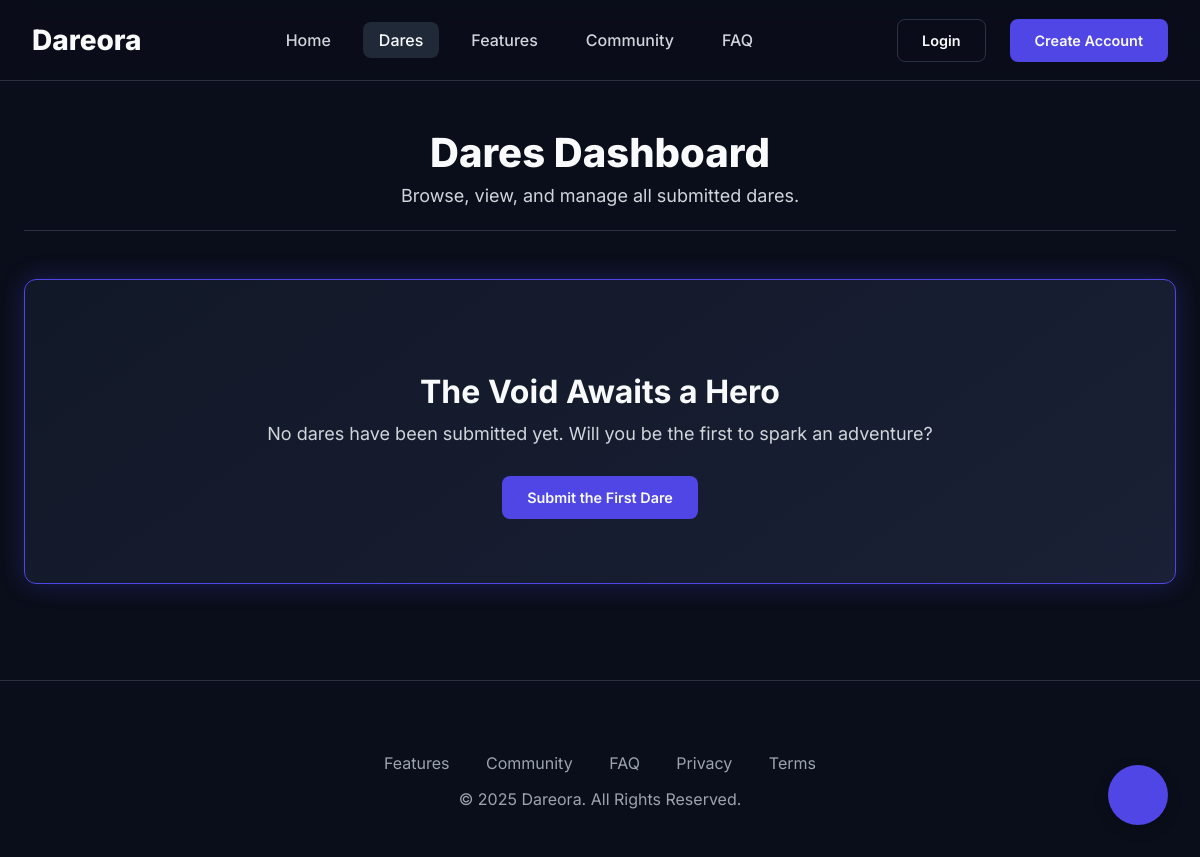
The page /dares/ on the database as committed earlier.
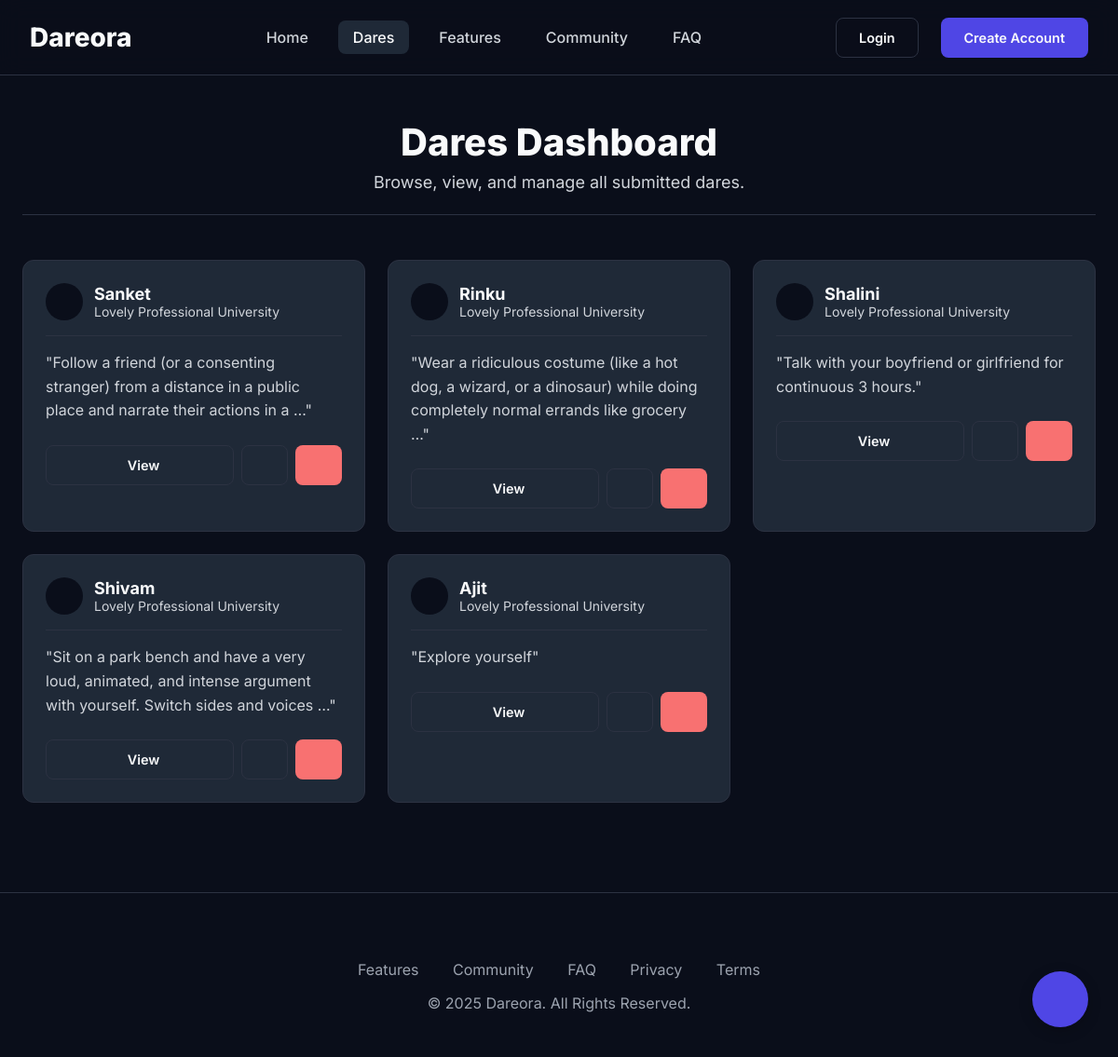
The same page on the database as committed later.
### dares/models.py (models this page shows, shortened)
class Dare(models.Model):
    STATUS_CHOICES = [
        ('pending', 'Pending Review'),
        ('approved', 'Approved'),
        ('rejected', 'Rejected'),
        ('featured', 'Featured'),
    ]
    phone_regex = RegexValidator(
        regex=r'^\+?1?\d{9,15}$',
        message="Phone number must be entered in the format: '+999999999'. Up to 15 digits allowed."
    )
    id = models.UUIDField(primary_key=True, default=uuid.uuid4, editable=False)
    title = models.CharField(max_length=200, help_text="Give your dare a catchy title")
    slug = models.SlugField(unique=True, blank=True)
    name = models.CharField(max_length=100, help_text="Your full name")
    email = models.EmailField(help_text="Your email address")
    phone_number = models.CharField(
        validators=[phone_regex],
        max_length=17,
        help_text="Your phone number for verification"
    )
    college = models.CharField(max_length=200, help_text="Your college/university name")
    dare_text = models.TextField(help_text="Describe the dare in detail")
    category = models.ForeignKey(
        Category,
        on_delete=models.CASCADE,
        related_name='dares',
        help_text="Select the appropriate category"
    )
    difficulty = models.ForeignKey(
        DifficultyLevel,
        on_delete=models.CASCADE,
        related_name='dares',
        help_text="How difficult is this dare?"
    )
    estimated_time = models.PositiveIntegerField(
        help_text="Estimated time to complete (in minutes)",
        null=True,
        blank=True
    )
    required_items = models.TextField(
        blank=True,
        help_text="List any items/materials needed (optional)"
    )
    safety_notes = models.TextField(
        blank=True,
        help_text="Any safety precautions or warnings (optional)"
    )
    status = models.CharField(max_length=20, choices=STATUS_CHOICES, default='pending')
    is_approved = models.BooleanField(default=False)
    is_featured = models.BooleanField(default=False)
    rejection_reason = models.TextField(blank=True)
    views_count = models.PositiveIntegerField(default=0)
    likes_count = models.PositiveIntegerField(default=0)
    completions_count = models.PositiveIntegerField(default=0)
    created_at = models.DateTimeField(auto_now_add=True)
    updated_at = models.DateTimeField(auto_now=True)
    approved_at = models.DateTimeField(null=True, blank=True)
    class Meta:
        ordering = ['-created_at']
        indexes = [
            models.Index(fields=['status', 'is_approved']),
            models.Index(fields=['category', 'difficulty']),
            models.Index(fields=['-created_at']),
        ]

### dares/views.py (the view)
# urls.py: path('dares/', DareListView.as_view(), name='dare_list'),
class DareListView(ListView):
    model = Dare
    template_name = 'dare_list.html'
    context_object_name = 'dares'
    paginate_by = 12
    def get_queryset(self):
        queryset = Dare.objects.filter(is_approved=True).select_related(
            'category', 'difficulty'
        )
        self.search_form = DareSearchForm(self.request.GET)
        if self.search_form.is_valid():
            search_query = self.search_form.cleaned_data.get('search')
            if search_query:
                queryset = queryset.filter(
                    Q(title__icontains=search_query) |
                    Q(dare_text__icontains=search_query)
                )
            category = self.search_form.cleaned_data.get('category')
            if category:
                queryset = queryset.filter(category=category)
            difficulty = self.search_form.cleaned_data.get('difficulty')
            if difficulty:
                queryset = queryset.filter(difficulty=difficulty)
            featured_only = self.search_form.cleaned_data.get('featured_only')
            if featured_only:
                queryset = queryset.filter(is_featured=True)
            sort_by = self.search_form.cleaned_data.get('sort_by')
            if sort_by == 'oldest':
                queryset = queryset.order_by('created_at')
            elif sort_by == 'most_viewed':
                queryset = queryset.order_by('-views_count', '-created_at')
            elif sort_by == 'most_liked':
                queryset = queryset.order_by('-likes_count', '-created_at')
            elif sort_by == 'title':
                queryset = queryset.order_by('title')
            else:
                queryset = queryset.order_by('-created_at')
        return queryset
    def get_context_data(self, **kwargs):
        context = super().get_context_data(**kwargs)
        if not hasattr(self, 'search_form'):
            self.search_form = DareSearchForm()
        context['search_form'] = self.search_form
        context['categories'] = Category.objects.filter(is_active=True).annotate(
            dare_count=Count('dares', filter=Q(dares__is_approved=True))
        )
        context['difficulties'] = DifficultyLevel.objects.annotate(
            dare_count=Count('dares', filter=Q(dares__is_approved=True))
        )
        return context

### templates/dare_list.html (shortened to what this page needs)
{% extends 'base.html' %}
{% block content %}
<div class="page-header">
    <h2>Dares Dashboard</h2>
    <p>Browse, view, and manage all submitted dares.</p>
</div>
<div class="dare-grid">
    {% for dare in dares %}
    <div class="dare-card">
        <div class="dare-card-header">
            <div class="icon"></div>
            <div class="info">
                <h3>{{ dare.name }}</h3>
                <p>{{ dare.college }}</p>
            </div>
        </div>
        <div class="dare-card-body">
            <p>"{{ dare.dare_text|truncatewords:20 }}"</p>
        </div>
        <div class="dare-card-actions">
            <a href="{% url 'dares:dare_detail' dare.slug %}" class="btn btn-secondary" style="flex-grow: 1;"> View</a>
            <a href="{% url 'dares:dare_edit' dare.slug %}" class="btn btn-secondary"></a>
            <a href="{% url 'dares:dare_delete' dare.slug %}" class="btn btn-danger"></a>
        </div>
    </div>
    {% empty %}
    <div class="empty-state">
        <h3>The Void Awaits a Hero</h3>
        <p>No dares have been submitted yet. Will you be the first to spark an adventure?</p>
        <a href="{% url 'dares:dare_create' %}" class="btn btn-primary">Submit the First Dare</a>
    </div>
    {% endfor %}
</div>
{% endblock %}

### templates/base.html (shortened to what this page needs)
<!DOCTYPE html>
<html lang="en">
<head>
</head>
<body>
    <nav class="navbar">
        <div class="navbar-container">
            <a href="{% url 'dares:home' %}" class="navbar-brand">Dareora</a>
            <ul class="navbar-nav">
                <li><a href="{% url 'dares:home' %}"
                        class="{% if request.resolver_match.url_name == 'home' %}active{% endif %}">Home</a></li>
                <li><a href="{% url 'dares:dare_list' %}"
                        class="{% if request.resolver_match.url_name == 'dare_list' %}active{% endif %}">Dares</a></li>
                <li><a href="{% url 'dares:about' %}"
                        class="{% if request.resolver_match.url_name == 'about' %}active{% endif %}">Features</a></li>
                <li><a href="{% url 'dares:community' %}"
                        class="{% if request.resolver_match.url_name == 'community' %}active{% endif %}">Community</a>
                </li>
                <li><a href="{% url 'dares:faq' %}"
                        class="{% if request.resolver_match.url_name == 'faq' %}active{% endif %}">FAQ</a></li>
            </ul>
            <div class="navbar-actions">
                {% if user.is_authenticated %}
                <div class="profile-dropdown">
                    <button class="user-profile-icon">{{ user.username|first|upper }}</button>
                    <div class="dropdown-menu">
                        <div class="dropdown-header">
                            Signed in as<br><strong>{{ user.username }}</strong>
                        </div>
                        <a href="#">Your Profile</a>
                        <a href="#">Account Settings</a>
                        <div class="dropdown-divider"></div>
                        <form action="{% url 'logout' %}" method="post">
                            {% csrf_token %}
                            <button type="submit" class="dropdown-item">Logout</button>
                        </form>
                    </div>
                </div>
                {% else %}
                <a href="{% url 'login' %}" class="btn btn-outline">Login</a>
                <a href="{% url 'signup' %}" class="btn btn-primary">Create Account</a>
                {% endif %}
            </div>
        </div>
    </nav>
    {% block main %}
    <main class="container">
        {% block content %}
        {% endblock %}
    </main>
    {% endblock main %}
    <footer class="footer">
        <div class="footer-container">
            <div style="margin-bottom: 1rem;">
                <a href="{% url 'dares:about' %}"
                    style="margin: 0 1rem; color: var(--color-text-muted); text-decoration: none;">Features</a>
                <a href="{% url 'dares:community' %}"
                    style="margin: 0 1rem; color: var(--color-text-muted); text-decoration: none;">Community</a>
                <a href="{% url 'dares:faq' %}"
                    style="margin: 0 1rem; color: var(--color-text-muted); text-decoration: none;">FAQ</a>
                <a href="{% url 'dares:privacy' %}"
                    style="margin: 0 1rem; color: var(--color-text-muted); text-decoration: none;">Privacy</a>
                <a href="{% url 'dares:terms' %}"
                    style="margin: 0 1rem; color: var(--color-text-muted); text-decoration: none;">Terms</a>
            </div>
            <p>&copy; {% now "Y" %} Dareora. All Rights Reserved.</p>
        </div>
    </footer>
    <div id="chatbot-container">
        <div id="chatbot-button">
        </div>
    </div>
</body>
</html>

### templates/base.html (style rules this page uses)
:root { --color-background: #0A0E1A; --color-surface: #111827; --color-surface-light: #1F2937; --color-border: #2c3242; --color-text-primary: #F9FAFB; --color-text-secondary: #D1D5DB; --color-text-muted: #9CA3AF; --color-brand: #4F46E5; --color-brand-light: rgba(79, 70, 229, 0.1); --color-accent: #3B82F6; --color-danger: #F87171; --color-success: #34D399; --space-xs: 0.25rem; --space-sm: 0.5rem; --space-md: 1rem; --space-lg: 1.5rem; --space-xl: 2rem; --space-2xl: 3rem; --radius-md: 0.5rem; --radius-lg: 0.75rem; --radius-full: 9999px; --shadow-glow: 0 0 25px rgba(79, 70, 229, 0.3); }
* { box-sizing: border-box; margin: 0; padding: 0; }
html { scroll-behavior: smooth; }
body { font-family: 'Inter', sans-serif; background-color: var(--color-background); color: var(--color-text-primary); -webkit-font-smoothing: antialiased; -moz-osx-font-smoothing: grayscale; overflow-x: hidden; }
.navbar { position: fixed; top: 0; left: 0; right: 0; z-index: 1000; background: rgba(10, 14, 26, 0.6); backdrop-filter: blur(12px); -webkit-backdrop-filter: blur(12px); border-bottom: 1px solid var(--color-border); }
.navbar-container { max-width: 1600px; width: 100%; margin: 0 auto; padding: 0 var(--space-xl); height: 80px; display: flex; align-items: center; justify-content: space-between; }
.navbar-brand { font-size: 1.75rem; font-weight: 800; color: var(--color-text-primary); text-decoration: none; }
.navbar-nav { display: flex; align-items: center; gap: var(--space-md); list-style: none; }
.navbar-nav a { color: var(--color-text-secondary); text-decoration: none; font-weight: 500; padding: var(--space-sm) var(--space-md); border-radius: var(--radius-md); transition: all 0.2s ease; }
.navbar-nav a:hover, .navbar-nav a.active { color: var(--color-text-primary); background-color: var(--color-surface-light); }
.navbar-actions { display: flex; align-items: center; gap: var(--space-lg); }
.container { max-width: 1200px; margin: 0 auto; padding: calc(var(--space-2xl) + 80px) var(--space-lg) var(--space-2xl); }
.page-header { text-align: center; margin-bottom: var(--space-2xl); padding-bottom: var(--space-lg); border-bottom: 1px solid var(--color-border); }
.page-header h2 { font-size: 2.5rem; font-weight: 800; }
.page-header p { font-size: 1.125rem; color: var(--color-text-secondary); max-width: 600px; margin: var(--space-sm) auto 0; }
.btn { display: inline-flex; align-items: center; justify-content: center; gap: var(--space-sm); padding: 0.75rem 1.5rem; border-radius: var(--radius-md); font-weight: 600; text-decoration: none; transition: all 0.2s ease; cursor: pointer; border: 1px solid transparent; font-size: 0.9rem; }
.btn-primary { background-color: var(--color-brand); color: var(--color-text-primary); }
.btn-secondary { background-color: var(--color-surface-light); color: var(--color-text-primary); border: 1px solid var(--color-border); }
.btn-danger { background-color: var(--color-danger); color: var(--color-text-primary); }
.btn-outline { background-color: transparent; color: var(--color-text-primary); border: 1px solid var(--color-border); }
.footer { padding: var(--space-2xl) 0; margin-top: var(--space-2xl); border-top: 1px solid var(--color-border); }
.footer-container { max-width: 1200px; margin: 0 auto; padding: 0 var(--space-lg); text-align: center; color: var(--color-text-muted); }
#chatbot-container { position: fixed; bottom: 2rem; right: 2rem; z-index: 1001; }
#chatbot-button { width: 60px; height: 60px; background-color: var(--color-brand); border-radius: 50%; display: flex; align-items: center; justify-content: center; cursor: pointer; box-shadow: 0 4px 15px rgba(0, 0, 0, 0.2); transition: transform 0.2s; }

Rows that differ between the two databases and show on the page:
added Dare: name "Sanket", college "Lovely Professional University", dare_text "Follow a friend (or a consenting stranger) from a distance in a public place and narrate their actions in a …"
added Dare: name "Rinku", college "Lovely Professional University", dare_text "Wear a ridiculous costume (like a hot dog, a wizard, or a dinosaur) while doing completely normal errands like grocery …"
added Dare: name "Shalini", college "Lovely Professional University", dare_text "Talk with your boyfriend or girlfriend for continuous 3 hours."
added Dare: name "Shivam", college "Lovely Professional University", dare_text "Sit on a park bench and have a very loud, animated, and intense argument with yourself. Switch sides and voices …"
added Dare: name "Ajit", college "Lovely Professional University", dare_text "Explore yourself"
Other text that changed with them:
text no longer shown: "The Void Awaits a Hero No dares have been submitted yet. Will you be the first to spark an adventure? Submit the First Dare"
